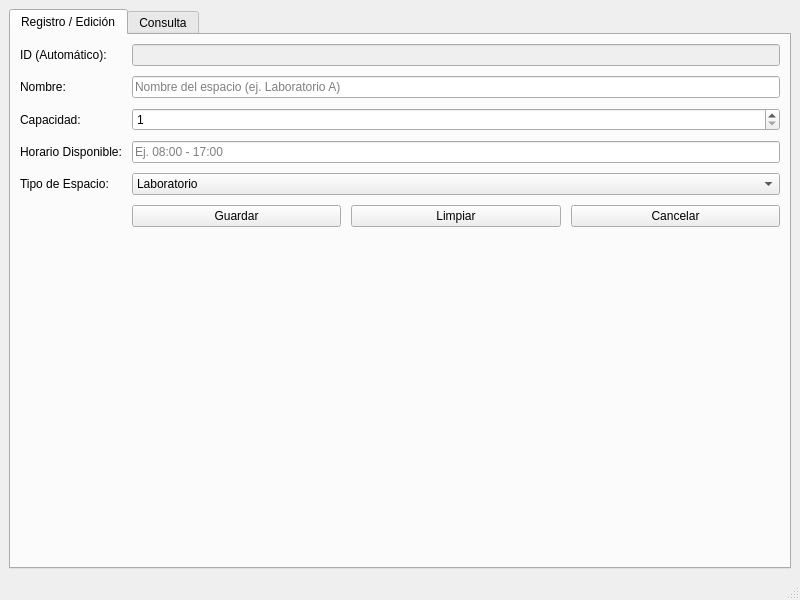
<?xml version="1.0" encoding="UTF-8"?>
<ui version="4.0">
 <class>vtnPlataforma</class>
 <widget class="QMainWindow" name="vtnPlataforma">
  <property name="geometry">
   <rect>
    <x>0</x>
    <y>0</y>
    <width>800</width>
    <height>600</height>
   </rect>
  </property>
  <property name="windowTitle">
   <string>Gestión de Espacios Universitarios</string>
  </property>
  <widget class="QWidget" name="centralwidget">
   <layout class="QVBoxLayout" name="verticalLayout_2">
    <item>
     <widget class="QTabWidget" name="tabWidget">
      <property name="currentIndex">
       <number>0</number>
      </property>
      <widget class="QWidget" name="tab_registro_edicion">
       <attribute name="title">
        <string>Registro / Edición</string>
       </attribute>
       <layout class="QFormLayout" name="formLayout">
        <property name="horizontalSpacing">
         <number>10</number>
        </property>
        <property name="verticalSpacing">
         <number>10</number>
        </property>
        <item row="0" column="0">
         <widget class="QLabel" name="lbl_id">
          <property name="text">
           <string>ID (Automático):</string>
          </property>
         </widget>
        </item>
        <item row="0" column="1">
         <widget class="QLineEdit" name="txt_id">
          <property name="enabled">
           <bool>false</bool>
          </property>
          <property name="readOnly">
           <bool>true</bool>
          </property>
         </widget>
        </item>
        <item row="1" column="0">
         <widget class="QLabel" name="lbl_nombre">
          <property name="text">
           <string>Nombre:</string>
          </property>
         </widget>
        </item>
        <item row="1" column="1">
         <widget class="QLineEdit" name="txt_nombre">
          <property name="placeholderText">
           <string>Nombre del espacio (ej. Laboratorio A)</string>
          </property>
         </widget>
        </item>
        <item row="2" column="0">
         <widget class="QLabel" name="lbl_capacidad">
          <property name="text">
           <string>Capacidad:</string>
          </property>
         </widget>
        </item>
        <item row="2" column="1">
         <widget class="QSpinBox" name="spin_capacidad">
          <property name="minimum">
           <number>1</number>
          </property>
          <property name="maximum">
           <number>1000</number>
          </property>
         </widget>
        </item>
        <item row="3" column="0">
         <widget class="QLabel" name="lbl_horario">
          <property name="text">
           <string>Horario Disponible:</string>
          </property>
         </widget>
        </item>
        <item row="3" column="1">
         <widget class="QLineEdit" name="txt_horario">
          <property name="placeholderText">
           <string>Ej. 08:00 - 17:00</string>
          </property>
         </widget>
        </item>
        <item row="4" column="0">
         <widget class="QLabel" name="lbl_tipo">
          <property name="text">
           <string>Tipo de Espacio:</string>
          </property>
         </widget>
        </item>
        <item row="4" column="1">
         <widget class="QComboBox" name="cmb_tipo">
          <item>
           <property name="text">
            <string>Laboratorio</string>
           </property>
          </item>
          <item>
           <property name="text">
            <string>Sala de Estudio</string>
           </property>
          </item>
          <item>
           <property name="text">
            <string>Auditorio</string>
           </property>
          </item>
         </widget>
        </item>
        <item row="5" column="1">
         <layout class="QHBoxLayout" name="horizontalLayout_2">
          <item>
           <widget class="QPushButton" name="btn_guardar">
            <property name="text">
             <string>Guardar</string>
            </property>
           </widget>
          </item>
          <item>
           <widget class="QPushButton" name="btn_limpiar">
            <property name="text">
             <string>Limpiar</string>
            </property>
           </widget>
          </item>
          <item>
           <widget class="QPushButton" name="btn_cancelar">
            <property name="text">
             <string>Cancelar</string>
            </property>
           </widget>
          </item>
         </layout>
        </item>
       </layout>
      </widget>
      <widget class="QWidget" name="tab_consulta">
       <attribute name="title">
        <string>Consulta</string>
       </attribute>
       <layout class="QVBoxLayout" name="verticalLayout">
        <item>
         <layout class="QHBoxLayout" name="horizontalLayout">
          <item>
           <widget class="QLabel" name="lbl_buscar">
            <property name="text">
             <string>Buscar por Nombre:</string>
            </property>
           </widget>
          </item>
          <item>
           <widget class="QLineEdit" name="txt_buscar">
            <property name="placeholderText">
             <string>Ingrese nombre del espacio a buscar</string>
            </property>
           </widget>
          </item>
          <item>
           <widget class="QPushButton" name="btn_buscar">
            <property name="text">
             <string>Buscar</string>
            </property>
           </widget>
          </item>
         </layout>
        </item>
        <item>
         <widget class="QTableView" name="table_espacios"/>
        </item>
        <item>
         <layout class="QHBoxLayout" name="horizontalLayout_3">
          <item>
           <widget class="QPushButton" name="btn_editar">
            <property name="text">
             <string>Editar Seleccionado</string>
            </property>
           </widget>
          </item>
          <item>
           <widget class="QPushButton" name="btn_eliminar">
            <property name="text">
             <string>Eliminar Seleccionado</string>
            </property>
           </widget>
          </item>
         </layout>
        </item>
       </layout>
      </widget>
     </widget>
    </item>
   </layout>
  </widget>
  <widget class="QMenuBar" name="menubar">
   <property name="geometry">
    <rect>
     <x>0</x>
     <y>0</y>
     <width>800</width>
     <height>33</height>
    </rect>
   </property>
  </widget>
  <widget class="QStatusBar" name="statusbar"/>
 </widget>
 <resources/>
 <connections/>
</ui>
